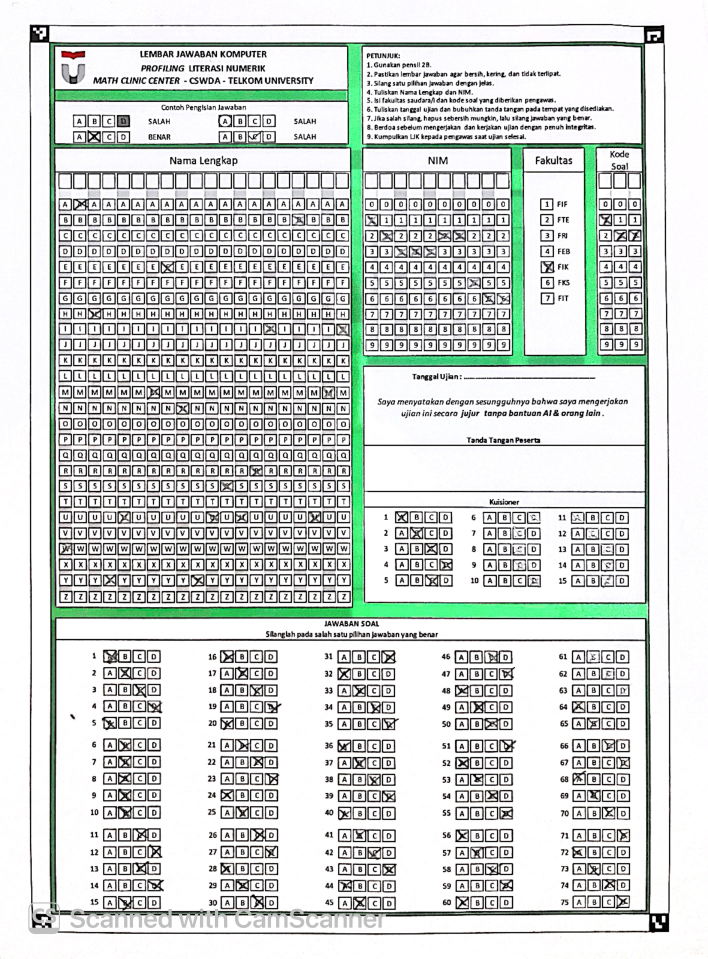
#> input picture sample foto/CamScanner 07-09-26 21.31_2.JPG, 2832 x 3836 px (shown at 1/4 size)
$ python -i calibrator.py   (imports and definitions only)
#> lines starting #> are read from the running program, lines starting #| are printed output that depends on the picture; after the words box and inside, x2 and y2 are one past the last pixel; in counts of white or black regions, pixels touching at a corner belong together
#> further down, picture is the input picture: shape (3836, 2832, 3); mean B, G, R 209.6, 212.6, 207.6
import streamlit as st
import cv2
import numpy as np
import pandas as pd
import json
from PIL import Image
from io import BytesIO


# ============================================================
# PAGE CONFIG
# ============================================================

# [10 lines not run here, left out]


# ============================================================
# HELPER FUNCTIONS
# ============================================================

def pil_to_cv(image):
    """PIL RGB -> OpenCV BGR"""
    return cv2.cvtColor(np.array(image), cv2.COLOR_RGB2BGR)


# [23 lines left out: functions cv_to_pil, order_points, not called in this run]


def find_page_contour(image):
    """
    Detect largest quadrilateral contour as paper.
    """

    gray = cv2.cvtColor(image, cv2.COLOR_BGR2GRAY)
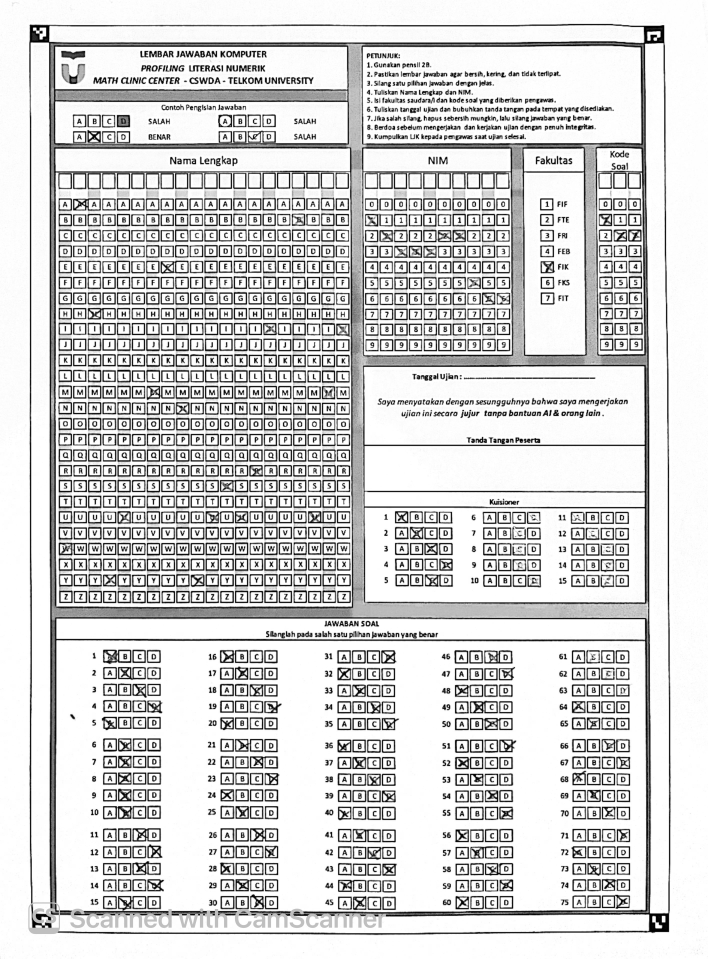
#> gray: shape (3836, 2832) (shown at 1/4 size); min 0, max 255, mean 210.8

    # Slight blur to suppress noise
    blur = cv2.GaussianBlur(gray, (5, 5), 0)

    edges = cv2.Canny(blur, 50, 150)
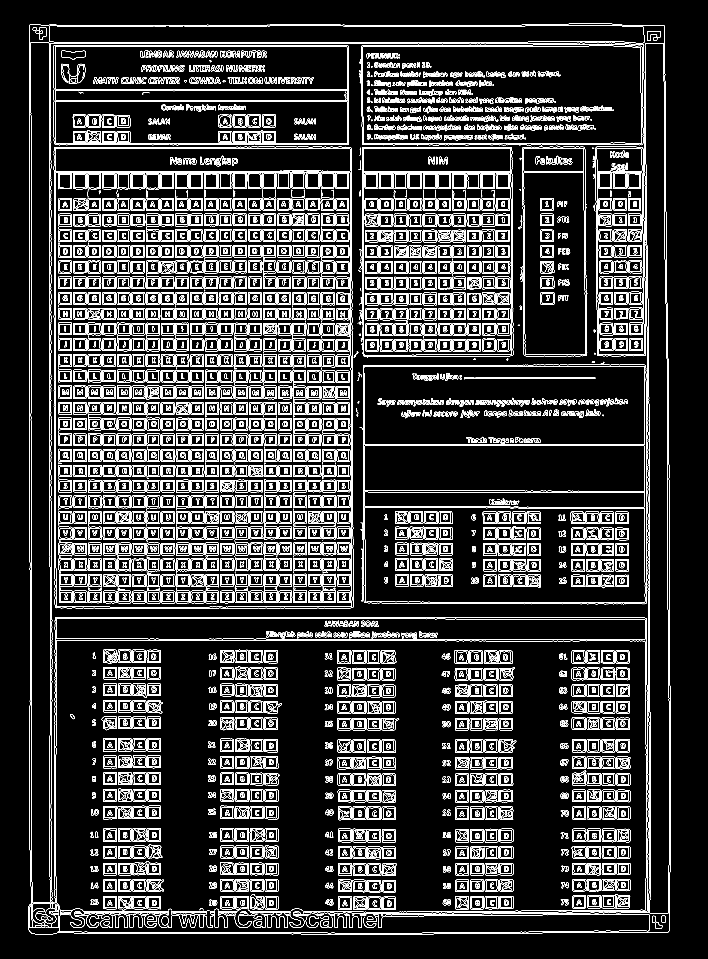
#> edges: shape (3836, 2832) (shown at 1/4 size); 6.7% white in thin lines or dots, all inside (x1, y1, x2, y2) = (113, 95, 2683, 3740)

    kernel = np.ones((5, 5), np.uint8)
    edges = cv2.dilate(edges, kernel, iterations=1)
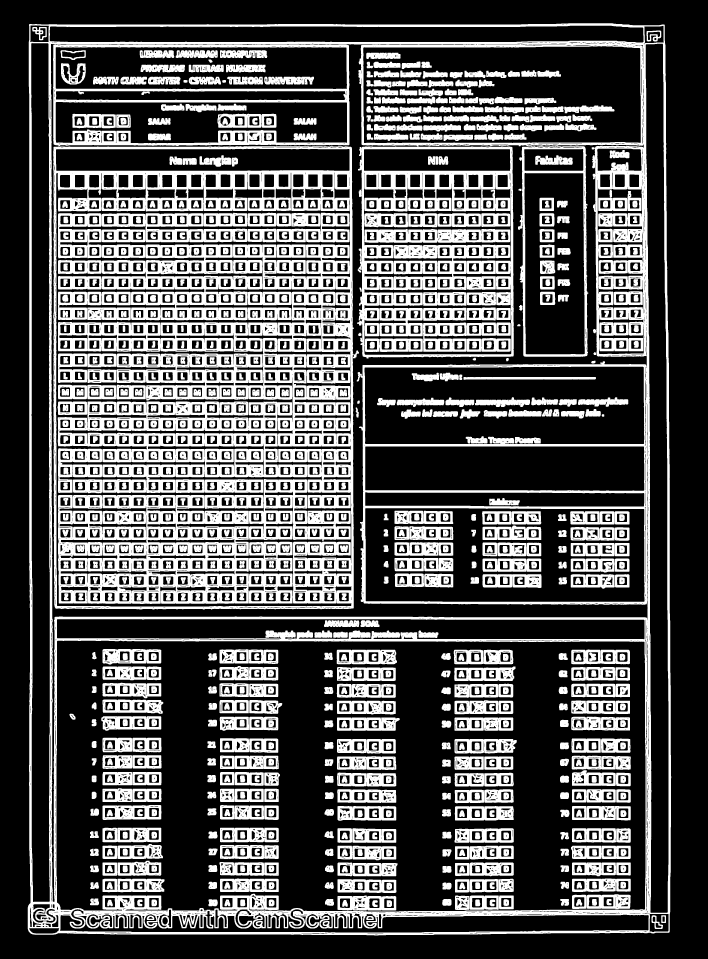
#> edges: shape (3836, 2832) (shown at 1/4 size); 32.3% white; 1365 white regions, largest, box (x1, y1, x2, y2) and area: (111, 93, 2685, 3742) 575117, (213, 585, 1415, 2438) 525872, (232, 1980, 1171, 2416) 175338
    edges = cv2.morphologyEx(
        edges,
        cv2.MORPH_CLOSE,
        kernel,
        iterations=2
    )
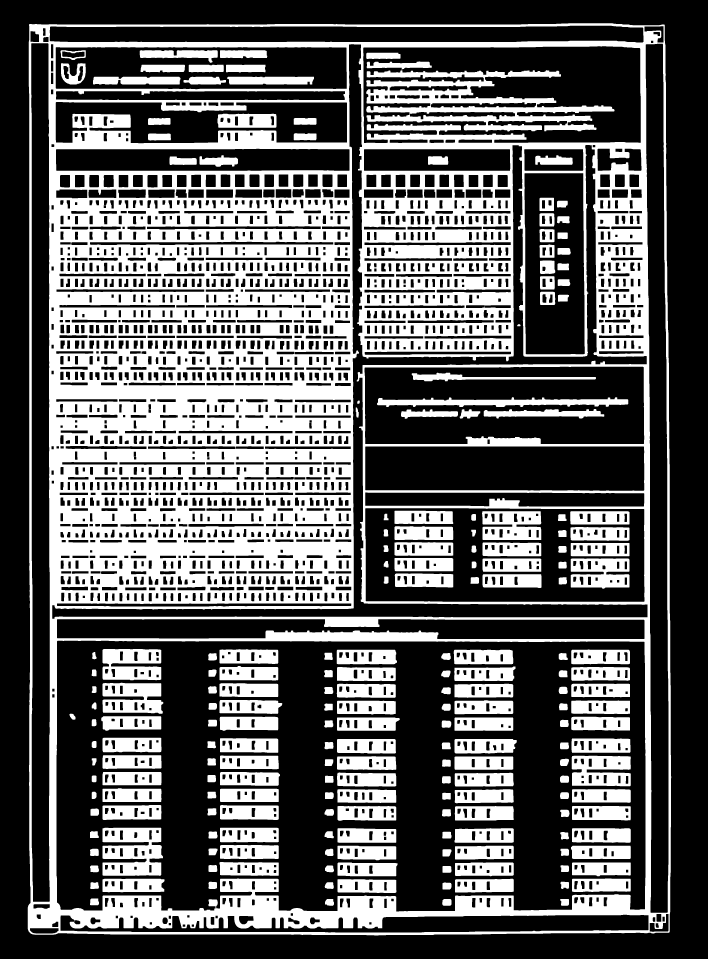
#> edges: shape (3836, 2832) (shown at 1/4 size); 37.6% white; 211 white regions

    contours, _ = cv2.findContours(
        edges,
        cv2.RETR_EXTERNAL,
        cv2.CHAIN_APPROX_SIMPLE
    )
#> contours = 1 contour; box (x1, y1, x2, y2) and area: (111, 93, 2685, 3742) 9303638

    if not contours:
        return None

    h, w = gray.shape
#> h = 3836; w = 2832
    image_area = h * w
#> image_area = 10863552

    candidates = []

    for contour in contours:
        area = cv2.contourArea(contour)

        if area < image_area * 0.15:
            continue

        perimeter = cv2.arcLength(contour, True)

        if perimeter == 0:
            continue

        approx = cv2.approxPolyDP(
            contour,
            0.02 * perimeter,
            True
        )

        if len(approx) == 4:
            candidates.append((area, approx))
#> this loop made 1 pass
#> (area, perimeter, approx) on pass 1: (9303638.5, 12436.3, [[2658, 99], [116, 98], [123, 3734], [2677, 3729]])
#> after the loop, candidates = [(9303638.5, [[2658, 99], [116, 98], [123, 3734], [2677, 3729]])]

    if not candidates:
        return None

    candidates.sort(
        key=lambda x: x[0],
        reverse=True
    )

    return candidates[0][1].reshape(4, 2).astype(np.float32)


# [409 lines left out: functions perspective_transform, detect_bubbles, remove_duplicate_detections, group_into_rows, calculate_fill_ratio, draw_detections and 2 more, not called in this run]


# ============================================================
# SIDEBAR
# ============================================================

# [1 line not run here, left out]

# [7 lines that did not run here, left out]

# [7 lines that did not run here, left out]

# [3 lines not run here, left out]

# [7 lines that did not run here, left out]

# [7 lines that did not run here, left out]

# [7 lines that did not run here, left out]

# [7 lines that did not run here, left out]

# [7 lines that did not run here, left out]


# ============================================================
# FILE UPLOAD
# ============================================================

# [28 lines not run here, left out]


# ============================================================
# PROCESS FILES
# ============================================================

results = []

# [296 lines not run here, left out]

summary = []

# [24 lines not run here, left out]

summary_df = pd.DataFrame(summary)

# [5 lines not run here, left out]

>>> import cv2
>>> picture = cv2.imread('sample foto/CamScanner 07-09-26 21.31_2.JPG')
>>> result = find_page_contour(picture)
#> result = [[2658, 99], [116, 98], [123, 3734], [2677, 3729]]
